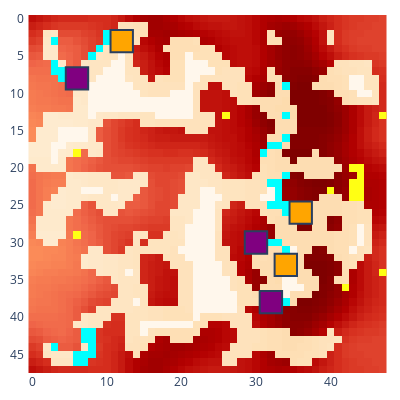

The code cell stored with this chart in its notebook:
### Code cell
# Clear logfile
with open("logfile.log", "w") as f:
    pass
myenv.run_early_setup()
myenv.show()

### Figure 1 — Plotly figure (JSON) as saved in the notebook; plotly's stock layout.template omitted (floating-point values rounded to 4 significant figures; data arrays with more than 128 entries replaced by an {"elided": "..."} marker saying what was removed)
{"data": [{"colorscale": [[0, "rgb(255,247,236)"], [0.125, "rgb(254,232,200)"], [0.25, "rgb(253,212,158)"], [0.375, "rgb(253,187,132)"], [0.5, "rgb(252,141,89)"], [0.625, "rgb(239,101,72)"], [0.75, "rgb(215,48,31)"], [0.875, "rgb(179,0,0)"], [1, "rgb(127,0,0)"]], "name": "Rubble", "showscale": false, "type": "heatmap", "uid": "0_Rubble", "z": {"elided": "48x48 int values"}}, {"colorscale": [[0, "#00ffff"], [1, "#00ffff"]], "hoverinfo": "skip", "name": "Ice", "showscale": false, "type": "heatmap", "uid": "0_Ice", "z": {"elided": "48x48 int values"}}, {"colorscale": [[0, "#ffff14"], [1, "#ffff14"]], "hoverinfo": "skip", "name": "Ore", "showscale": false, "type": "heatmap", "uid": "0_Ore", "z": {"elided": "48x48 int values"}}, {"colorscale": [[0, "#15b01a"], [1, "#15b01a"]], "hoverinfo": "skip", "name": "Lichen", "showscale": false, "type": "heatmap", "uid": "0_Lichen", "z": {"elided": "48x48 null values"}}, {"customdata": [["factory_0", "player_0", 1000, 0, 0, 150, 150]], "hovertemplate": "%{customdata[0]} %{customdata[1]}<br>Power: %{customdata[2]}<br>Ice: %{customdata[3]}<br>Ore: %{customdata[4]}<br>Water: %{customdata[5]}<br>Metal: %{customdata[6]}<br><extra></extra>", "name": "factory_0", "showscale": false, "type": "heatmap", "uid": "0_factory_0", "x": [6], "y": [8], "z": [0]}, {"customdata": [["factory_2", "player_0", 1000, 0, 0, 150, 150]], "hovertemplate": "%{customdata[0]} %{customdata[1]}<br>Power: %{customdata[2]}<br>Ice: %{customdata[3]}<br>Ore: %{customdata[4]}<br>Water: %{customdata[5]}<br>Metal: %{customdata[6]}<br><extra></extra>", "name": "factory_2", "showscale": false, "type": "heatmap", "uid": "0_factory_2", "x": [32], "y": [38], "z": [2]}, {"customdata": [["factory_4", "player_0", 1000, 0, 0, 150, 150]], "hovertemplate": "%{customdata[0]} %{customdata[1]}<br>Power: %{customdata[2]}<br>Ice: %{customdata[3]}<br>Ore: %{customdata[4]}<br>Water: %{customdata[5]}<br>Metal: %{customdata[6]}<br><extra></extra>", "name": "factory_4", "showscale": false, "type": "heatmap", "uid": "0_factory_4", "x": [30], "y": [30], "z": [4]}, {"customdata": [["factory_1", "player_1", 1000, 0, 0, 150, 150]], "hovertemplate": "%{customdata[0]} %{customdata[1]}<br>Power: %{customdata[2]}<br>Ice: %{customdata[3]}<br>Ore: %{customdata[4]}<br>Water: %{customdata[5]}<br>Metal: %{customdata[6]}<br><extra></extra>", "name": "factory_1", "showscale": false, "type": "heatmap", "uid": "0_factory_1", "x": [12], "y": [3], "z": [1]}, {"customdata": [["factory_3", "player_1", 1000, 0, 0, 150, 150]], "hovertemplate": "%{customdata[0]} %{customdata[1]}<br>Power: %{customdata[2]}<br>Ice: %{customdata[3]}<br>Ore: %{customdata[4]}<br>Water: %{customdata[5]}<br>Metal: %{customdata[6]}<br><extra></extra>", "name": "factory_3", "showscale": false, "type": "heatmap", "uid": "0_factory_3", "x": [34], "y": [33], "z": [3]}, {"customdata": [["factory_5", "player_1", 1000, 0, 0, 150, 150]], "hovertemplate": "%{customdata[0]} %{customdata[1]}<br>Power: %{customdata[2]}<br>Ice: %{customdata[3]}<br>Ore: %{customdata[4]}<br>Water: %{customdata[5]}<br>Metal: %{customdata[6]}<br><extra></extra>", "name": "factory_5", "showscale": false, "type": "heatmap", "uid": "0_factory_5", "x": [36], "y": [26], "z": [5]}], "layout": {"coloraxis": {"showscale": false}, "height": 400, "margin": {"b": 10, "l": 10, "r": 10, "t": 10}, "plot_bgcolor": "rgba(0, 0, 0, 0)", "shapes": [{"fillcolor": "purple", "name": "factory_0", "type": "rect", "x0": 4.5, "x1": 7.5, "y0": 6.5, "y1": 9.5}, {"fillcolor": "purple", "name": "factory_2", "type": "rect", "x0": 30.5, "x1": 33.5, "y0": 36.5, "y1": 39.5}, {"fillcolor": "purple", "name": "factory_4", "type": "rect", "x0": 28.5, "x1": 31.5, "y0": 28.5, "y1": 31.5}, {"fillcolor": "orange", "name": "factory_1", "type": "rect", "x0": 10.5, "x1": 13.5, "y0": 1.5, "y1": 4.5}, {"fillcolor": "orange", "name": "factory_3", "type": "rect", "x0": 32.5, "x1": 35.5, "y0": 31.5, "y1": 34.5}, {"fillcolor": "orange", "name": "factory_5", "type": "rect", "x0": 34.5, "x1": 37.5, "y0": 24.5, "y1": 27.5}], "width": 400, "xaxis": {"autorange": true, "domain": [0, 1], "range": [-0.7667, 47.77], "type": "linear"}, "yaxis": {"autorange": true, "domain": [0, 1], "range": [47.5, -0.5], "scaleanchor": "x", "type": "linear"}}}
